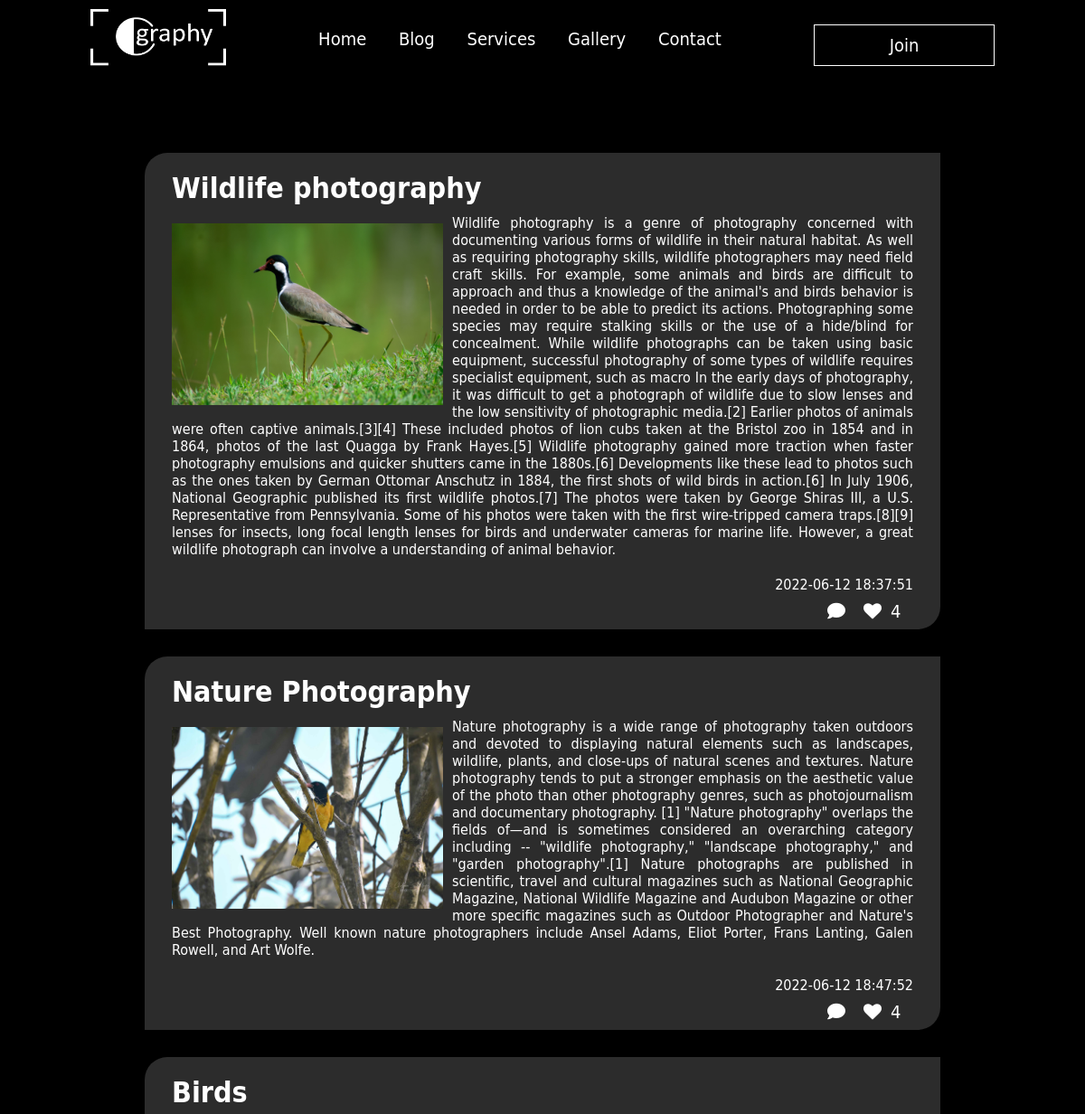
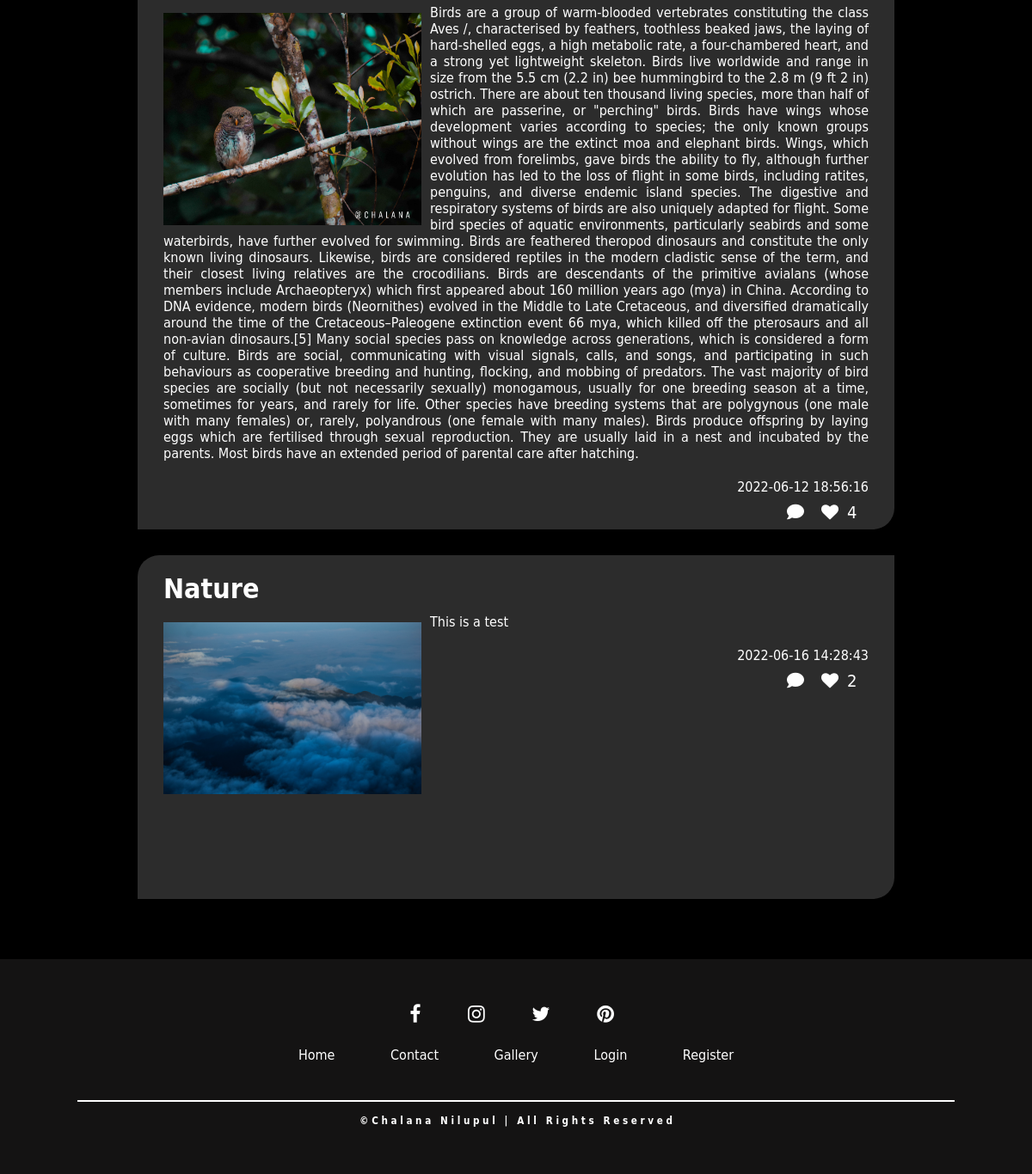
Screenshot of /Blog.php with the database file from the repository (2 pictures, top to bottom).
### tables this page shows
CREATE TABLE IF NOT EXISTS `blogs` (
  `blogID` int(10) NOT NULL AUTO_INCREMENT,
  `Title` varchar(30) NOT NULL,
  `Image` varchar(100) NOT NULL,
  `Article` longtext NOT NULL,
  `Date` timestamp NOT NULL DEFAULT current_timestamp(),
  PRIMARY KEY (`blogID`)
);

### HTML/Blog.php (the view, shortened to what this page needs)
<?php include_once '../PHP/DB_Connect.php'; ?>
<?php session_start();
if (!isset($_SESSION["txtemail"])) {
    $bar = include_once 'navBar.php';
    $A = 'visitor';
} else {
    $bar = include_once 'navBarlogged.php';
    $A = 'logged';
}
?>
<!DOCTYPE html>
<html lang="en">
<head>
    <link rel="stylesheet" href="../CSS/fadein.css">
    <link rel="stylesheet" href="../CSS/blog.css">
    <link rel="stylesheet" href="https://stackpath.bootstrapcdn.com/font-awesome/4.7.0/css/font-awesome.min.css">
</head>
<body>
    <div class="blogs">
        <div class="bloginner">
            <?php
            $sql = "SELECT * FROM `blogs`";
            $result = mysqli_query($con, $sql);
            if (mysqli_num_rows($result) > 0) {
                while ($row = mysqli_fetch_assoc($result)) {
                    $sql1 = "SELECT COUNT(*) AS total FROM `bloglikes` WHERE `blogID` = '" . $row["blogID"] . "';";
                    $result1 = mysqli_query($con, $sql1);
                    $count = mysqli_fetch_assoc($result1);
                    $tot = $count['total'];
                    if ($A == 'visitor') {
                        echo "
            <div class='out'>
            <h1>" . $row["Title"] . "</h1>
            <div class='blog'>
                <div class='pic'><img src='" . $row["Image"] . "' alt=''></div>
                <div class='article'>
                    <p>" . $row["Article"] . " </p>
                </div>
            </div>
            <div class='date'>
                <p>" . $row["Date"] . "</p>
                <button class='count'>" . $tot . "</button>
                <form action='../PHP/addLikeBlog.php?id=" . $row["blogID"] . "' method='POST'>
                             <button class='like' ><i class='fa fa-heart' ></i></button>
                     </form>
            <a href='../User/blogfull.php?id=" . $row["blogID"] . " '><button><i class='fa-solid fa-comment'></i></button></a>
            </div>
        </div>
            ";
                    }
                }
            }
            ?>
        </div>
    </div>
<?php include_once 'footer.php'; ?>
</body>
</html>

### HTML/navBar.php (shortened to what this page needs)
<!DOCTYPE html>
<html>
<head>
	<link rel="stylesheet" type="text/css" href="../CSS/nav_&_Footer_php.css" />
	<link rel="stylesheet" type="text/css" href="https://cdnjs.cloudflare.com/ajax/libs/font-awesome/6.0.0/css/all.min.css">
</head>
<body>
	<div class="navbar">
		<img src="../Images/LOGO.png" class="logo" height="65px">
		<div class="navLinks" id="navLinks">
			<div class="">
				<ul>
					<li><a href="index.php">Home</a></li>
					<li><a href="Blog.php">Blog</a></li>
					<li><a href="../HTML/index.php">Services</a></li>
					<li><a href="galleryNew.php">Gallery</a></li>
					<li><a href="contact.php">Contact</a></li>
				</ul>
			</div>
		</div>
		<div class="dropdown" style="float:right;">
			<button class="dropbtn">Join</button>
		</div>
	</div>
</body>
</html>

### HTML/footer.php (shortened to what this page needs)
<!DOCTYPE html>
<html>
<head>
    <link rel="stylesheet" type="text/css" href="../CSS/nav_&_Footer_php.css" />
    <link rel="stylesheet" href="https://stackpath.bootstrapcdn.com/font-awesome/4.7.0/css/font-awesome.min.css">
</head>
<body>
    <footer class="footer">
        <div class="contain">
            <div class="row">
                <div class="footer-col">
                    <div class="social-foot">
                        <a href="https://www.facebook.com/" target="new"><i class="fa fa-facebook" id="fb"></i></a>
                        <a href="https://www.instagram.com/?hl=en" target="new"><i class="fa fa-instagram" id="insta"></i></a>
                        <a href="https://twitter.com/i/flow/login" target="new"><i class="fa fa-twitter" id="twitter"></i></a>
                        <a href="https://www.pinterest.com/business/hub/" target="new"><i class="fa fa-pinterest"  id="pinterest"></i></a>
                    </div>
                </div>
                <div class="footer-col">
                    <div>
                        <ul>
                            <li><a href="index.php">Home</a></li>
                            <li><a href="contact.php">Contact</a></li>
                            <li><a href="galleryNew.php">Gallery</a></li>
                            <li><a href="Login.php">Login</a></li>
                            <li><a href="register.php">Register</a></li>
                        </ul>
                    </div>
                </div>
            </div>
        </div>
        <div class="copyright">
            <h5>©&nbsp;C&nbsp;h&nbsp;a&nbsp;l&nbsp;a&nbsp;n&nbsp;a&nbsp;&nbsp;
                N&nbsp;i&nbsp;l&nbsp;u&nbsp;p&nbsp;u&nbsp;l &nbsp;&nbsp;|&nbsp;&nbsp; A&nbsp;l&nbsp;l&nbsp;&nbsp;
                R&nbsp;i&nbsp;g&nbsp;h&nbsp;t&nbsp;s&nbsp;&nbsp; R&nbsp;e&nbsp;s&nbsp;e&nbsp;r&nbsp;v&nbsp;e&nbsp;d</h5>
        </div>
    </footer>
</body>
</html>

### CSS/nav_&_Footer_php.css (style rules this page uses)
body { background-color: rgb(0, 0, 0); }
* { box-sizing: border-box; margin: 0; padding: 0; font-family: "Gill Sans", "Gill Sans MT", "Myriad Pro", "DejaVu Sans Condensed", Helvetica, Arial, "sans-serif"; }
.navbar { width: 100%; margin: auto; padding: 10px 100px; display: flex; align-items: center; justify-content: space-between; font-family: "josefin-sans"; font-size: 20px; position: absolute; }
.logo { width: 150px; cursor:pointer; }
.navbar ul li { list-style: none; display: inline-block; margin: 0 15px; position: relative; }
.navbar ul li a { text-decoration: none; color: #FFFFFF; }
.navbar ul li::after { content: ''; height: 3px; width: 0%; background:#ffffff; position: absolute; left:0; bottom: -10px; transition: 0.3s; }
.dropbtn { background-color: transparent; border: 1px solid white; color: white; padding: 10px; font-size: 10px; font-size: 20px; width: 200px; cursor: pointer; transition: 0.5s; }
.dropdown { margin-top: 15px; position: relative; display: inline-block; transition: 0.5s; }
.footer { background-color: #141313; padding-top: 40px; height:250px; width: 100%; margin-top: auto; }
.footer-col { width: 100%; height: 50px; padding: 0 10px; text-align: center; }
.footer-col ul li { margin-bottom: 10px; display: inline-block; padding-right: 30px; padding-left: 30px; }
.footer-col ul li a { font-size: 16px; color: #FFFFFF; text-decoration: none; font-weight: 300; display: block; transition: all 0.3s ease; }
.row { justify-content: center; flex: wrap; display:block ; }
ul { list-style: none; }
.footer-col .social-foot a i { color: white; font-size: 23px; transition: 0.5s; margin-right: 10px; padding-right: 20px; padding-left: 20px; }
.contain { align-content: center; width: 85%;; height: 60%; margin: auto; border-bottom: 2px solid white; }
.copyright { width: 100%; font-size: 14px; color: rgb(255, 255, 255); align-content: center; padding-top: 15px; text-align: center; margin: auto; }

### CSS/fadein.css (style rules this page uses)
body { animation: transition 0.7s; }

### CSS/blog.css (style rules this page uses)
* { margin: 0; padding: 0; box-sizing: border-box; }
body { background-color: rgb(0, 0, 0); }
.blogs { justify-content: center; flex: wrap; display:flex ; }
.bloginner { width: 80%; height: auto; margin-top: 130px; padding-left: 40px; padding-right: 40px; padding-bottom: 40px; }
.out { border-bottom-right-radius: 25px; border-top-left-radius: 25px; background-color: rgb(44, 44, 44); padding-top: 20px; padding-left: 30px; padding-bottom: 40px; padding-right: 30px; min-height:400px; height: auto; width: 100%; margin-top: 20px; margin-bottom: 30px; color: white; transition: 0.5s; }
.blog .pic { margin-top: 10px; margin-right: 10px; float: left; }
.blog .pic img { width: 300px; }
.blog .article { text-align: justify; margin-top: 10px; margin-bottom: 10px; }
.out .date p { text-align: right; padding-top: 10px; }
a { color: white; }
.out .date i { color: white; font-size: 20px; }
.out .date button { width: 30px; background-color: transparent; margin-left: 10px; }
.out .date .count { margin-left:0 ; padding-top: 3px; padding-right: 0; font-size: 20px; color: white; padding-right: 20px; }
.out button { float: right; margin-top: 5px; }
.out button { width: 60px; background-color: aquamarine; border: none; padding: 5px; border-radius: 20px }

### rows the page displays
blogs: Title "Wildlife photography", Image (picture), Article "Wildlife photography is a genre of photography concerned with documenting various forms of wildlife in their natural habitat. As well as requiring photography skills, wildlife photographers may need field craft skills. For example, some animals and birds are difficult to approach and thus a knowledge of the animal's and birds behavior is needed in order to be able to predict its actions. Photographing some species may require stalking skills or the use of a hide/blind for concealment. While wildlife photographs can be taken using basic equipment, successful photography of some types of wildlife requires specialist equipment, such as macro In the early days of photography, it was difficult…", Date "2022-06-12 18:37:51", tot "4"
blogs: Title "Nature Photography", Image (picture), Article "Nature photography is a wide range of photography taken outdoors and devoted to displaying natural elements such as landscapes, wildlife, plants, and close-ups of natural scenes and textures. Nature photography tends to put a stronger emphasis on the aesthetic value of the photo than other photography genres, such as photojournalism and documentary photography. [1] \"Nature photography\" overlaps the fields of—and is sometimes considered an overarching category including -- \"wildlife photography,\" \"landscape photography,\" and \"garden photography\".[1] Nature photographs are published in scientific, travel and cultural magazines such as National Geographic Magazine, National Wildlife Magazine…", Date "2022-06-12 18:47:52", tot "4"
blogs: Title "Birds", Image (picture), Article "Birds are a group of warm-blooded vertebrates constituting the class Aves /, characterised by feathers, toothless beaked jaws, the laying of hard-shelled eggs, a high metabolic rate, a four-chambered heart, and a strong yet lightweight skeleton. Birds live worldwide and range in size from the 5.5 cm (2.2 in) bee hummingbird to the 2.8 m (9 ft 2 in) ostrich. There are about ten thousand living species, more than half of which are passerine, or \"perching\" birds. Birds have wings whose development varies according to species; the only known groups without wings are the extinct moa and elephant birds. Wings, which evolved from forelimbs, gave birds the ability to fly, although further evolution…", Date "2022-06-12 18:56:16", tot "4"
blogs: Title "Nature", Image (picture), Article "This is a test", Date "2022-06-16 14:28:43", tot "2"
